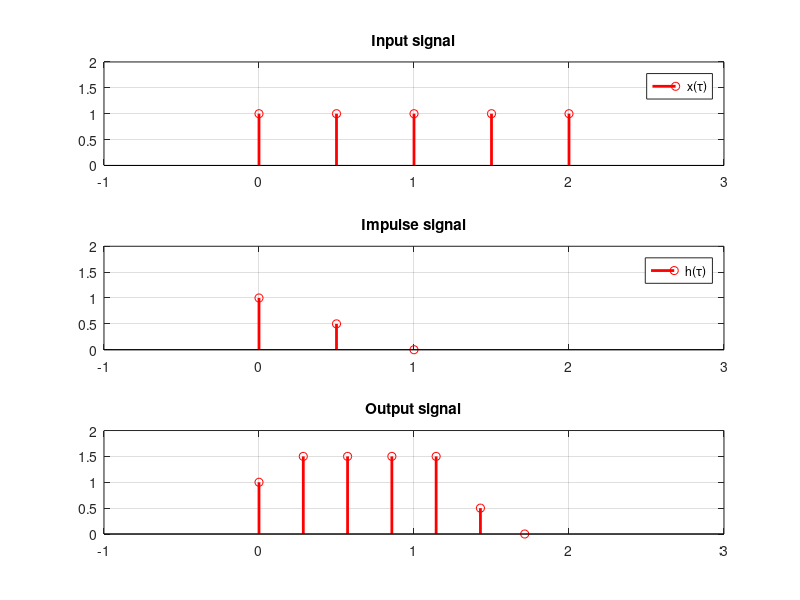

Recreate this plot in MATLAB.
clc;
clear all;
close all;

nx=0:0.5:2;
x=ones(size(nx));

subplot(311);
stem(nx,x,'red','linewidth',2);
legend('x(\tau)');
title('Input signal');
xlim([-1 3]);
ylim([0 2]);
grid on;

nh=0:0.5:1;
h=1-nh;

subplot(312);
stem(nh,h,'red','linewidth',2);
legend('h(\tau)');
title('Impulse signal');
xlim([-1 3]);
ylim([0 2]);
grid on;

y=conv(x,h);
ty=0:(0+2)/length(y):2-(0+2)/length(y);
subplot(313);
stem(ty,y,'red','linewidth',2);
title('Output signal');
xlim([-1 3]);
ylim([0 2]);
grid on;